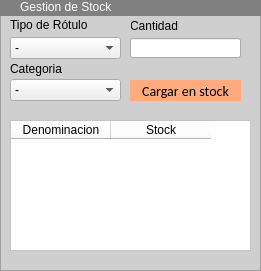
         <widget class="QFrame" name="frame_78">
          <property name="geometry">
           <rect>
            <x>10</x>
            <y>450</y>
            <width>261</width>
            <height>271</height>
           </rect>
          </property>
          <property name="styleSheet">
           <string notr="true">QFrame
{
background-color: rgb(207, 207, 207);
}
QPushButton{
border-radius:15px;
background:#DBC9D4;
font-family: Calibri;
font-size:14px;
}</string>
          </property>
          <property name="frameShape">
           <enum>QFrame::StyledPanel</enum>
          </property>
          <property name="frameShadow">
           <enum>QFrame::Raised</enum>
          </property>
          <widget class="QFrame" name="frame_79">
           <property name="geometry">
            <rect>
             <x>0</x>
             <y>0</y>
             <width>261</width>
             <height>16</height>
            </rect>
           </property>
           <property name="styleSheet">
            <string notr="true">background:grey;
border-radius:15px;
</string>
           </property>
           <property name="frameShape">
            <enum>QFrame::StyledPanel</enum>
           </property>
           <property name="frameShadow">
            <enum>QFrame::Raised</enum>
           </property>
           <widget class="QLabel" name="label_154">
            <property name="geometry">
             <rect>
              <x>20</x>
              <y>-3</y>
              <width>101</width>
              <height>20</height>
             </rect>
            </property>
            <property name="styleSheet">
             <string notr="true">color:rgb(255, 255, 255);</string>
            </property>
            <property name="text">
             <string>Gestion de Stock</string>
            </property>
           </widget>
          </widget>
          <widget class="QTableWidget" name="tb_stock_rotulos">
           <property name="geometry">
            <rect>
             <x>10</x>
             <y>120</y>
             <width>241</width>
             <height>131</height>
            </rect>
           </property>
           <property name="styleSheet">
            <string notr="true">background:white;</string>
           </property>
           <property name="alternatingRowColors">
            <bool>true</bool>
           </property>
           <property name="selectionBehavior">
            <enum>QAbstractItemView::SelectRows</enum>
           </property>
           <attribute name="verticalHeaderVisible">
            <bool>false</bool>
           </attribute>
           <column>
            <property name="text">
             <string>Denominacion</string>
            </property>
           </column>
           <column>
            <property name="text">
             <string>Stock</string>
            </property>
           </column>
          </widget>
          <widget class="QLabel" name="label_89">
           <property name="geometry">
            <rect>
             <x>130</x>
             <y>18</y>
             <width>51</width>
             <height>16</height>
            </rect>
           </property>
           <property name="text">
            <string>Cantidad</string>
           </property>
          </widget>
          <widget class="QLabel" name="label_88">
           <property name="geometry">
            <rect>
             <x>10</x>
             <y>17</y>
             <width>121</width>
             <height>16</height>
            </rect>
           </property>
           <property name="text">
            <string>Tipo de Rótulo</string>
           </property>
          </widget>
          <widget class="QLineEdit" name="txt_cantidad_rotulos_stock">
           <property name="geometry">
            <rect>
             <x>130</x>
             <y>38</y>
             <width>111</width>
             <height>20</height>
            </rect>
           </property>
          </widget>
          <widget class="QComboBox" name="cbx_tipo_rotulos_ingresar">
           <property name="geometry">
            <rect>
             <x>10</x>
             <y>37</y>
             <width>111</width>
             <height>22</height>
            </rect>
           </property>
           <item>
            <property name="text">
             <string>-</string>
            </property>
           </item>
           <item>
            <property name="text">
             <string>IQR</string>
            </property>
           </item>
           <item>
            <property name="text">
             <string>Tyveck 40KG.</string>
            </property>
           </item>
           <item>
            <property name="text">
             <string>Tyveck BB</string>
            </property>
           </item>
           <item>
            <property name="text">
             <string>Regalia</string>
            </property>
           </item>
           <item>
            <property name="text">
             <string>Otro</string>
            </property>
           </item>
          </widget>
          <widget class="QComboBox" name="cbx_categoria_rotulos_stock">
           <property name="geometry">
            <rect>
             <x>10</x>
             <y>79</y>
             <width>111</width>
             <height>22</height>
            </rect>
           </property>
           <item>
            <property name="text">
             <string>-</string>
            </property>
           </item>
           <item>
            <property name="text">
             <string>Original</string>
            </property>
           </item>
           <item>
            <property name="text">
             <string>Primera</string>
            </property>
           </item>
           <item>
            <property name="text">
             <string>Segunda</string>
            </property>
           </item>
           <item>
            <property name="text">
             <string>Tercera</string>
            </property>
           </item>
           <item>
            <property name="text">
             <string>Identificada</string>
            </property>
           </item>
           <item>
            <property name="text">
             <string>Hibrido</string>
            </property>
           </item>
          </widget>
          <widget class="QPushButton" name="btn_ingresar_stock">
           <property name="geometry">
            <rect>
             <x>130</x>
             <y>80</y>
             <width>111</width>
             <height>21</height>
            </rect>
           </property>
           <property name="styleSheet">
            <string notr="true">QPushButton{
background-color: rgb(255, 170, 127);

}
QPushButton:hover{
background-color: rgb(212, 141, 105);

}</string>
           </property>
           <property name="text">
            <string>Cargar en stock</string>
           </property>
           <property name="shortcut">
            <string>Enter, Return</string>
           </property>
          </widget>
          <widget class="QLabel" name="label_113">
           <property name="geometry">
            <rect>
             <x>10</x>
             <y>61</y>
             <width>121</width>
             <height>16</height>
            </rect>
           </property>
           <property name="text">
            <string>Categoria</string>
           </property>
          </widget>
         </widget>
